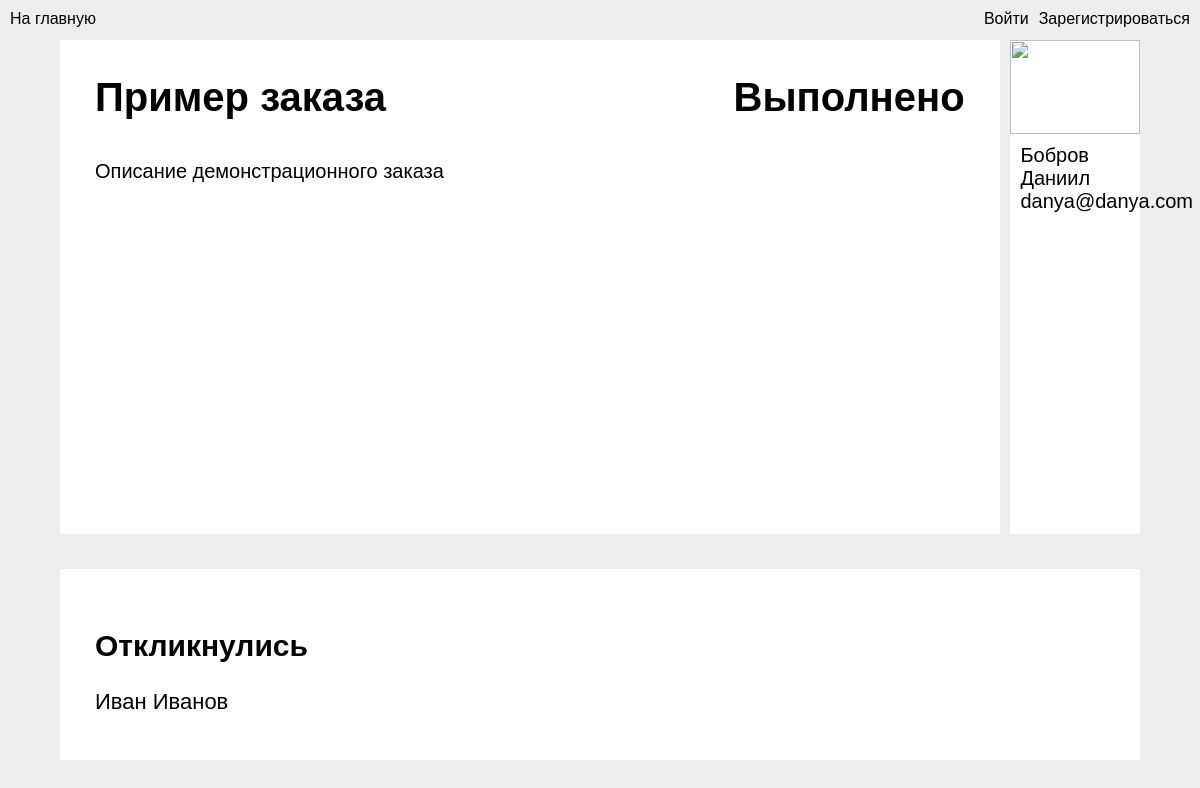
The app's page /application/1/ with its own data.
### tables this page shows
CREATE TABLE applications (
id integer primary key autoincrement,
creator_id text not null,
price text not null,
title text not null,
description text,
reviews text,
active text,
responses text
);

CREATE TABLE members (
id integer primary key autoincrement,
name text not null,
surname text not null,
email text not null,
description text,
reviews text,
telephone_number text,
login text,
password text,
apps text,
responses text,
balance text,
photo text
);

### app.py (the view)
@app.route("/application/<int:app_id>/", methods=["GET"])
def application(app_id):
    app = Application(id=app_id)
    user = session.get("user_login", None)
    user = User(login=user) if user else None
    responses = tuple(app.responses)
    for i in range(len(app.responses)):
        app.responses[i] = User(id=app.responses[i])
    print(app.active)
    return render_template("application.html", app=app, user=user, responses=responses, login_error=request.args.get("login_error", ""), creator=User(id=app.creator_id))

### database.py (called while the page is built)
    def get_member(self, expression):
        try:
            self.__cur.execute(f"SELECT * FROM members WHERE {expression}")
            return self.__cur.fetchone()
        except Exception as e:
            print('Ошибка получения члена из БД', e)
            return False

    def get_app(self, expression):
        try:
            self.__cur.execute(f"SELECT * FROM applications WHERE {expression}")
            return self.__cur.fetchone()
        except Exception as e:
            print('Ошибка получения члена из БД', e)
            return False

### templates/application.html (shortened to what this page needs)
<!DOCTYPE html>
<html lang="ru">
<head>
    <link rel="stylesheet" type="text/css" href="/static/css/base.css">
</head>
<body>
{% if not user %}
<header>
    <p class="tomain" onclick="javascript:location.href='/';">На главную</p>
    <p class="button_login">Войти</p>
    <p class="button_create_account">Зарегистрироваться</p>
</header>
{% endif %}
<link rel="stylesheet" type="text/css" href="/static/css/application.css">
<main>
    <div class="info">
        <div class="application">
            <div class="top">
                <h1 class="title"><a>{{ app.title }}</a></h1>
                <h1 class="price"> {{ app.price }}</h1>
            </div>
            <div class="description">
                <p>{{ app.description }}</p>
            </div>
        </div>
        <div class="creator link" onclick="javascript:location.href='/profile/{{ creator.id }}/';">
            <div class="photo">
                <img src="{{ creator.photo }}">
            </div>
            <div class="creatorinfo">
                <p>{{ creator.surname }}</p>
                <p>{{ creator.name }}</p>
                <p>{{ creator.email }}</p>
            </div>
        </div>
    </div>
    <div class="responses">
        <div class="top">
            <h2 class="title">Откликнулись</h2>
        </div>
        {% if app.responses %}
        {% for responser in app.responses %}
        <div class="responser">
            <p class="link" onclick="javascript:location.href='/profile/{{ responser.id }}/';">{{ responser.name }} {{
                responser.surname }}</p>
        </div>
        {% endfor %}
        {% else %}
        <p class="noresponses center">Пока никто не откликнулся:(</p>
        {% endif %}
    </div>
</main>
</body>
</html>

### static/css/base.css (style rules this page uses)
html { height: 100%; }
body { height: 100%; margin: 0; background-color: #EEEEEE; display: flex; justify-content: center; align-items: center; font-family: "RobotoFlex Regular", sans-serif; }
.link { cursor: pointer; }

### static/css/application.css (style rules this page uses)
main { width: 90%; height: 90%; display: flex; flex-direction: column; }
.info { flex-grow: 1; display: flex; justify-content: space-between; }
.application { background-color: #FFFFFF; width: calc(87% - 70px); height: calc(100% - 70px); padding: 35px; }
.top { display: flex; justify-content: space-between; height: 50px; margin-bottom: 35px; font-size: 20px; }
.description { font-size: 20px; }
.creator { background-color: #FFFFFF; width: 12%; }
.creatorinfo { padding: 10px; font-size: 20px; }
h1, p { margin: 0; }
.responses { background-color: #FFFFFF; margin-top: 35px; padding: 35px; }
.responser { padding-bottom: 10px; display: flex; justify-content: space-between; font-size: 22px; }

### records on screen
applications: title "Пример заказа", price "Выполнено", description "Описание демонстрационного заказа"
members: surname "Бобров", name "Даниил", email "danya@danya.com"
members: name "Иван", surname "Иванов"
